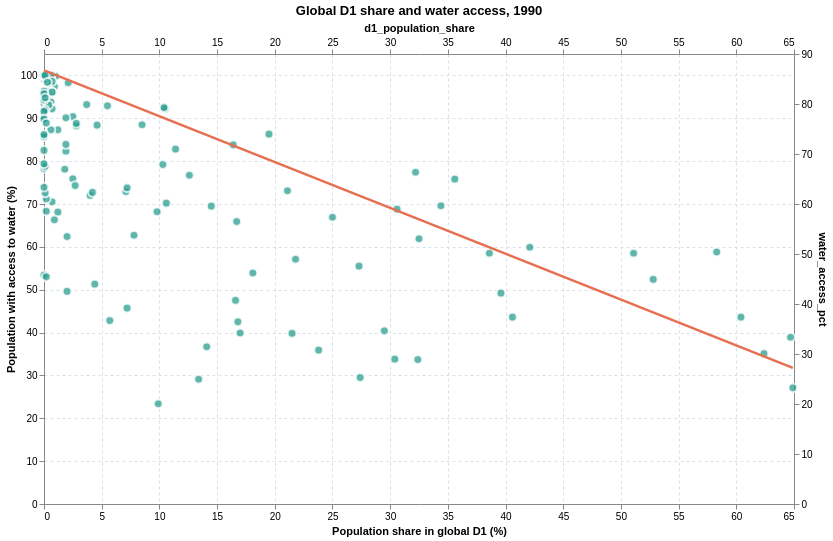

Source (notebook cell):
### Markdown cell above
## 12. Scatter Plot: Global D1 Share and Water Access in 1990

The same relationship is shown for 1990 to compare the starting point with the latest available year.

### Code cell
scatter_year_1990 = 1990
scatter_data_1990 = correlation_data.loc[
    correlation_data['year'].eq(scatter_year_1990)
].copy()

scatter_points_1990 = (
    alt.Chart(scatter_data_1990)
    .mark_circle(size=75, opacity=0.75, color='#2a9d8f', stroke='white')
    .encode(
        x=alt.X(
            'd1_population_share:Q',
            title='Population share in global D1 (%)',
            scale=alt.Scale(zero=False),
        ),
        y=alt.Y(
            'water_access_pct:Q',
            title='Population with access to water (%)',
            scale=alt.Scale(domain=[0, 105]),
        ),
        tooltip=[
            alt.Tooltip('code:N', title='Economy'),
            alt.Tooltip('d1_population_share:Q', title='Global D1 share (%)', format='.1f'),
            alt.Tooltip('water_access_pct:Q', title='Water access (%)', format='.1f'),
        ],
    )
    .properties(
        width=750,
        height=450,
        title='Global D1 share and water access, 1990',
    )
)

scatter_trend_1990 = (
    alt.Chart(scatter_data_1990)
    .transform_regression(
        'd1_population_share',
        'water_access_pct',
    )
    .mark_line(color='#e76f51', strokeWidth=2.5)
    .encode(
        x='d1_population_share:Q',
        y='water_access_pct:Q',
    )
)

display(
    (scatter_points_1990 + scatter_trend_1990)
    .configure_view(stroke=None)
    .configure_axis(grid=True, gridColor='#d9e2ec', gridDash=[3, 3])
    .resolve_scale(x='independent', y='independent')
 )

### Figure 1 — Vega-Lite specification as saved in the notebook (floating-point values rounded to 4 significant figures; data arrays with more than 128 entries replaced by an {"elided": "..."} marker saying what was removed)
{"config": {"view": {"continuousWidth": 300, "continuousHeight": 300, "stroke": null}, "axis": {"grid": true, "gridColor": "#d9e2ec", "gridDash": [3, 3]}}, "layer": [{"mark": {"type": "circle", "color": "#2a9d8f", "opacity": 0.75, "size": 75, "stroke": "white"}, "encoding": {"tooltip": [{"field": "code", "title": "Economy", "type": "nominal"}, {"field": "d1_population_share", "format": ".1f", "title": "Global D1 share (%)", "type": "quantitative"}, {"field": "water_access_pct", "format": ".1f", "title": "Water access (%)", "type": "quantitative"}], "x": {"field": "d1_population_share", "scale": {"zero": false}, "title": "Population share in global D1 (%)", "type": "quantitative"}, "y": {"field": "water_access_pct", "scale": {"domain": [0, 105]}, "title": "Population with access to water (%)", "type": "quantitative"}}, "title": "Global D1 share and water access, 1990"}, {"mark": {"type": "line", "color": "#e76f51", "strokeWidth": 2.5}, "encoding": {"x": {"field": "d1_population_share", "type": "quantitative"}, "y": {"field": "water_access_pct", "type": "quantitative"}}, "transform": [{"on": "d1_population_share", "regression": "water_access_pct"}]}], "data": {"name": "data-bd31ae18086b03a2ee86706965156694"}, "height": 450, "resolve": {"scale": {"x": "independent", "y": "independent"}}, "width": 750, "$schema": "https://vega.github.io/schema/vega-lite/v6.4.1.json", "datasets": {"data-bd31ae18086b03a2ee86706965156694": {"elided": "138 records"}}}
